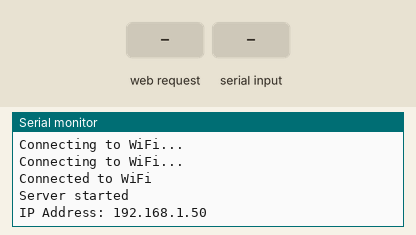
Simulated run of this sketch. Board: ESP8266 (NodeMCU). Shown: the last lines printed to the serial monitor. Inputs (shaded band) come from the test bench. WiFi joins after 1.5 s; servers stay silent unless stated.

Above: at 3.3 s.
3.4 s: HTTP request GET /acknowledged received
At 4.0 s:
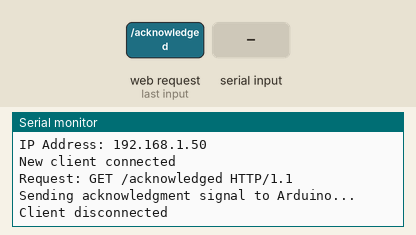
4.9 s: "/acknowledged\n" received over the second serial link
At 6.0 s:
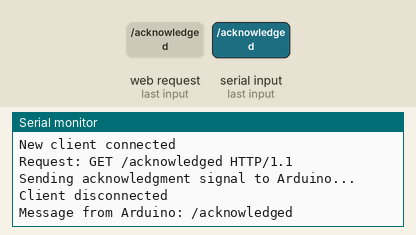
6.4 s: HTTP request GET /get_status received
At 7.2 s:
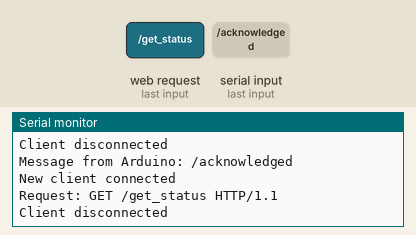
7.9 s: "/get_status\n" received over the second serial link
At 8.3 s:
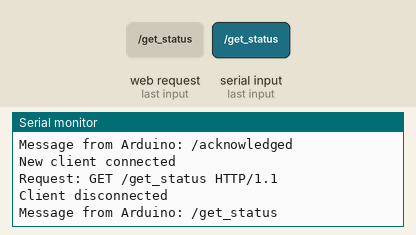
9.4 s: "1\n" received over the second serial link
At 10.6 s:
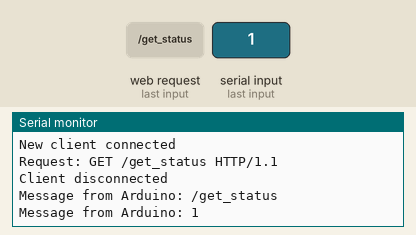

Measured:
- after the input at 3.4 s, the serial monitor: prints a new line at once (image 1)
- after the input at 4.9 s, the serial monitor: prints a new line at once (image 2)
- after the input at 6.4 s, the serial monitor: prints a new line at once (image 3)
- after the input at 7.9 s, the serial monitor: prints a new line at once (image 4)
- after the input at 9.4 s, the serial monitor: prints a new line at once (image 5)

The sketch:

Edema_sensor_ESP.ino
```cpp
#include <ESP8266WiFi.h>
#include <SoftwareSerial.h>

int counter = 100;  // Inicializace hodnoty čítače
String str;
bool asked = false;
bool messageDisplayed = false;
bool acknowledged = false;
String message = "No change"; // Default message
bool swellingDetected = false;

SoftwareSerial espSerial(4, 5);

const char* ssid = "";     // WiFi Name (SSID)
const char* password = ""; // WiFi Password

WiFiServer server(80);  // Vytvoření instance webového serveru na portu 80

void setup() {
  Serial.begin(9600);
  espSerial.begin(9600);
  WiFi.begin(ssid, password);
  while (WiFi.status() != WL_CONNECTED) {
    delay(1000);
    Serial.println("Connecting to WiFi...");
  }
  Serial.println("Connected to WiFi");
  server.begin();
  Serial.println("Server started");
  Serial.print("IP Address: ");
  Serial.println(WiFi.localIP());
  delay(100);
}

void loop() {
  if (espSerial.available() > 0) {
    message = espSerial.readStringUntil('\n');
    Serial.println("Message from Arduino: " + message);
  }

  WiFiClient client = server.available(); // Check if a client has connected
  if (client) {
    Serial.println("New client connected");
    String request = client.readStringUntil('\r');
    Serial.println("Request: " + request);
    client.flush();

    if (request.indexOf("/acknowledged") != -1) { // If "/acknowledged" URL is requested
      client.println("HTTP/1.1 200 OK");
      client.println("Content-Type: text/html");
      client.println();
      client.println("<html><body><h1>Signal acknowledged.</h1></body></html>");
      Serial.println("Sending acknowledgment signal to Arduino...");
      espSerial.println("STOP"); // Send "STOP" message to Arduino
    } else if (request.indexOf("/get_status") != -1) { // If "/get_status" URL is requested
      client.println("HTTP/1.1 200 OK");
      client.println("Content-Type: text/plain");
      client.println();
      client.println(message);
    } else { // Default response to client
      client.println("HTTP/1.1 200 OK");
      client.println("Content-Type: text/html");
      client.println();
      client.println("<html><head>");
      client.println("<script>");
      client.println("setInterval(function() {");
      client.println("fetch('/get_status').then(response => response.text()).then(data => {");
      client.println("document.getElementById('status').innerText = data;");
      client.println("});");
      client.println("}, 1000);"); // Update every second
      client.println("</script>");
      client.println("</head><body>");
      client.println("<h1>Swelling Detection:</h1>");
      client.println("<h2 id='status'>Loading...</h2>");
      client.println("<p>Do you acknowledge? <a href=\"/acknowledged\">YES</a></p>");
      client.println("</body></html>");
    }
    delay(1);
    Serial.println("Client disconnected");
  }
}
```
